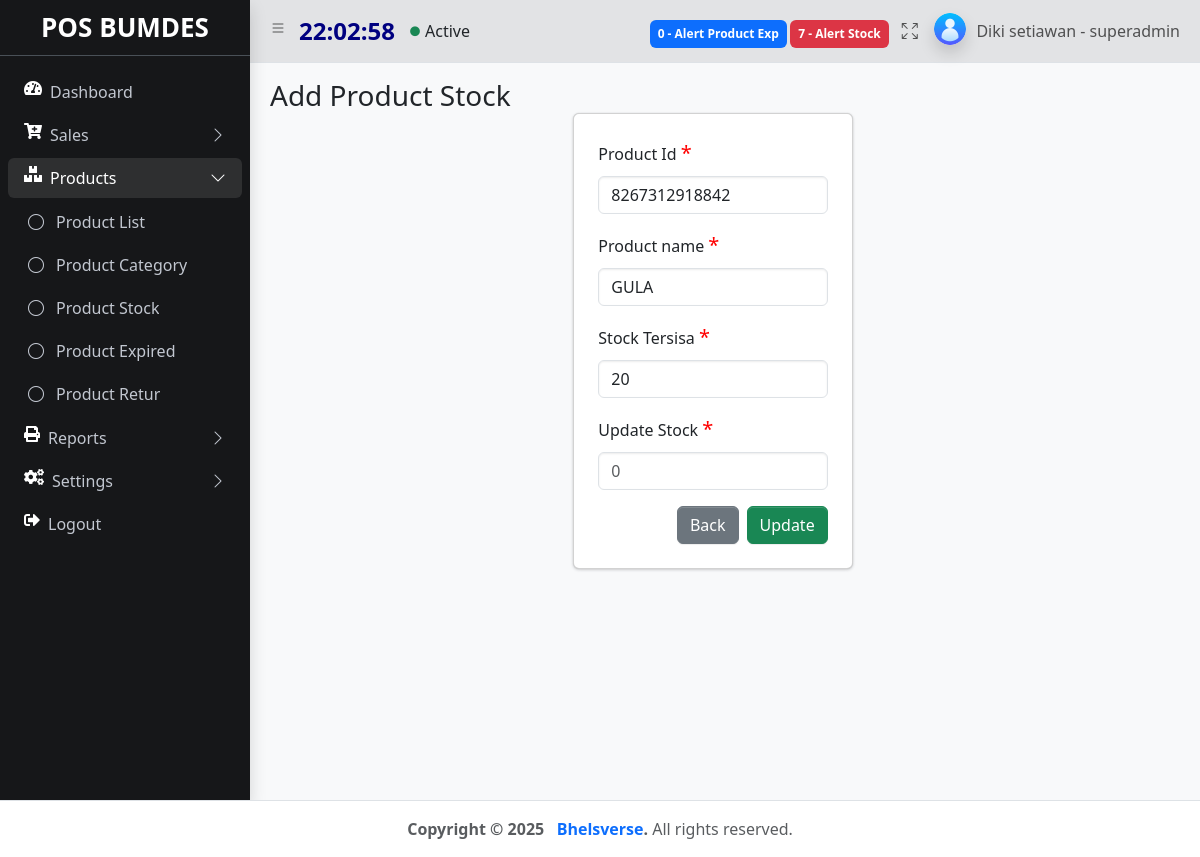
Page /index.php?&module=productStock&action=formadd&id_produk=8267312918842 (signed in) on the earlier database version.
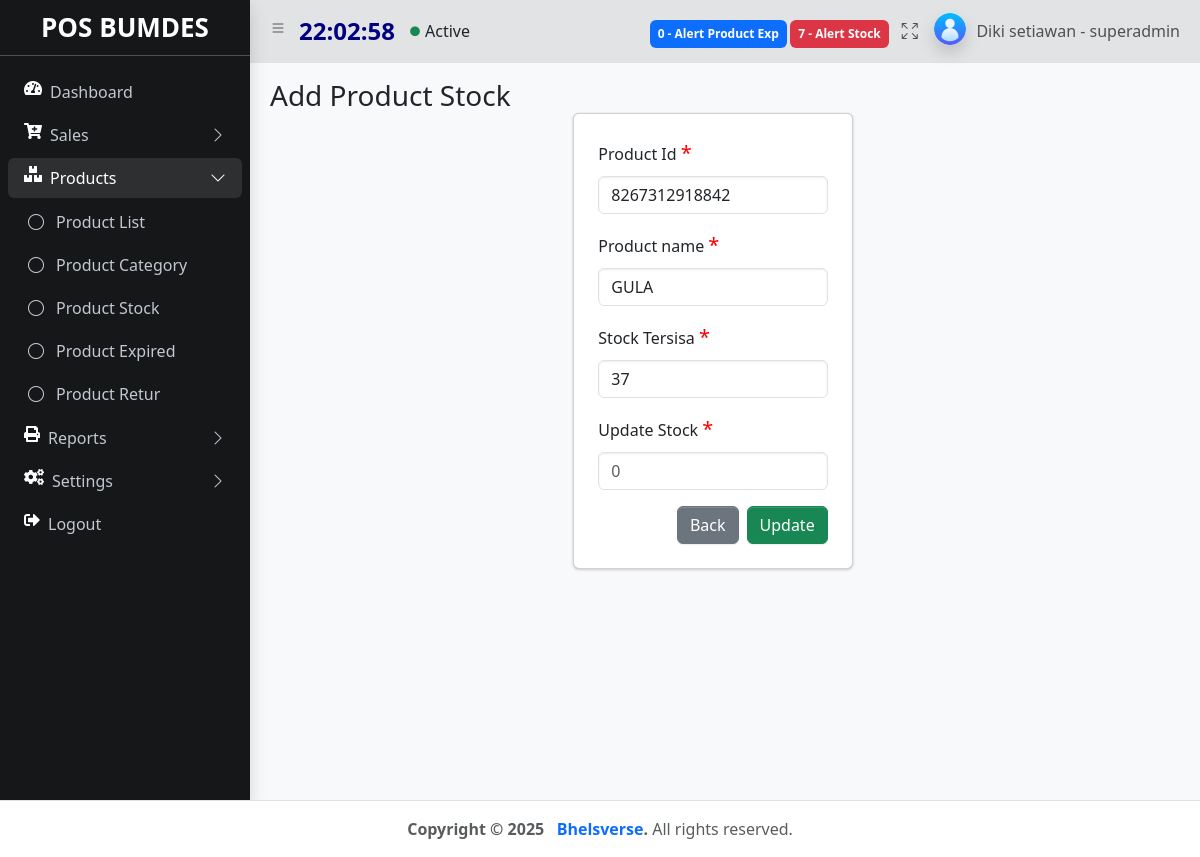
Same page on the later database version.
### tables this page shows
CREATE TABLE `products` (
  `id` int(11) NOT NULL,
  `id_produk` varchar(50) NOT NULL,
  `nama_produk` varchar(100) NOT NULL,
  `id_kategori` varchar(11) NOT NULL,
  `stok` int(9) NOT NULL,
  `satuan` varchar(50) NOT NULL,
  `harga` int(9) NOT NULL,
  `product_exp` date DEFAULT NULL,
  `diskonitem` int(11) NOT NULL,
  `create_at` timestamp NOT NULL DEFAULT current_timestamp(),
  `update_at` timestamp NOT NULL DEFAULT current_timestamp()
);

### module/productStock/formadd.php (the view, shortened to what this page needs)
<?php
    $id_produk =isset($_GET['id_produk']) ? $_GET['id_produk'] : false;
    $nama_produk ="";
    $stok="";
    if($id_produk){
        $sql = "SELECT * FROM products WHERE id_produk='$id_produk'";
        $query = mysqli_query($koneksi, $sql);
        $item = mysqli_fetch_array($query);
        $nama_produk = $item['nama_produk'];
        $stok = $item['stok'];
    }
?>
   <main class="app-main">
        <div class="app-content-header">
          <div class="container-fluid">
            <div class="row">
              <div class="col-sm-6"><h3 class="mb-0">Add Product Stock </h3></div>
            </div>
          <div class="row ">
            <div class="row justify-content-center">
              <div class="col-4">
                <div class="card p-4 align-item-center">
                <form action="<?php echo BASE_URL . "module/productStock/action.php"; ?>" method="POST" enctype="multipart/form-data">
                    <div class="mb-3">
                      <label for="id_produk" class="form-label">Product Id <span style="color: red; font-size:20px">*</span></label>
                      <input type="text" class="form-control" id="id_produk" name="id_produk" aria-describedby="id_produk" placeholder="Contoh: PR001" value='<?= $id_produk ?>' readonly   >
                    </div>
                    <div class="mb-3">
                      <label for="nama_produk" class="form-label">Product name <span style="color: red; font-size:20px">*</span></label>
                      <input type="text" class="form-control" id="nama_produk"  name="nama_produk" aria-describedby="nama_produk" placeholder="Contoh: Indomie" value='<?= $nama_produk ?>' oninput="this.value = this.value.toUpperCase()" required readonly>
                    </div>
                    <div class="mb-3">
                      <label for="stok" class="form-label">Stock Tersisa <span style="color: red; font-size:20px">*</span></label>
                      <input type="number" class="form-control" id="stok"  name="stok"  aria-describedby="stok" placeholder="0" value='<?= $stok ?>'  readonly>
                    </div>
                    <div class="mb-3">
                      <label for="stok_addupdate" class="form-label">Update Stock <span style="color: red; font-size:20px">*</span></label>
                      <input type="number" class="form-control" id="stok_addupdate"  name="stok_addupdate"  aria-describedby="stok_addupdate" placeholder="0" required autofocus>
                    </div>
                    <div class="modal-footer">
                    <a href="<?= BASE_URL . "index.php?module=productStock&action=list" ?>" class="btn btn-secondary me-2">Back</a>
                    <button type="submit" name="button" value="addupdate" class="btn btn-success">Update</button>
                  </div>
                  </form>
                  </div>
                </div>
                </div>
              </div>
            </div>
          </div>
        </div>

Differences in the rows shown:
changed products "GULA": stok "20" → "37"
